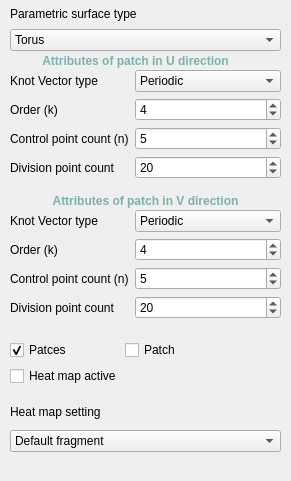
   <widget class="QWidget" name="page_8">
    <property name="geometry">
     <rect>
      <x>0</x>
      <y>0</y>
      <width>291</width>
      <height>481</height>
     </rect>
    </property>
    <attribute name="label">
     <string>Settings of point cloud around surface</string>
    </attribute>
    <widget class="QLabel" name="label_39">
     <property name="geometry">
      <rect>
       <x>10</x>
       <y>50</y>
       <width>251</width>
       <height>21</height>
      </rect>
     </property>
     <property name="styleSheet">
      <string notr="true">QLabel {
	font-weight: bold;
	color: #7fb0ac;
}</string>
     </property>
     <property name="text">
      <string>Attributes of patch in U direction</string>
     </property>
     <property name="alignment">
      <set>Qt::AlignCenter</set>
     </property>
    </widget>
    <widget class="QWidget" name="formLayoutWidget_7">
     <property name="geometry">
      <rect>
       <x>10</x>
       <y>70</y>
       <width>271</width>
       <height>114</height>
      </rect>
     </property>
     <layout class="QFormLayout" name="formLayout_8">
      <property name="sizeConstraint">
       <enum>QLayout::SetDefaultConstraint</enum>
      </property>
      <property name="fieldGrowthPolicy">
       <enum>QFormLayout::AllNonFixedFieldsGrow</enum>
      </property>
      <property name="rowWrapPolicy">
       <enum>QFormLayout::DontWrapRows</enum>
      </property>
      <property name="horizontalSpacing">
       <number>6</number>
      </property>
      <property name="verticalSpacing">
       <number>6</number>
      </property>
      <item row="0" column="1">
       <widget class="QComboBox" name="type_u">
        <item>
         <property name="text">
          <string>Periodic</string>
         </property>
        </item>
        <item>
         <property name="text">
          <string>Clamped</string>
         </property>
        </item>
        <item>
         <property name="text">
          <string>Unclamped</string>
         </property>
        </item>
       </widget>
      </item>
      <item row="1" column="0">
       <widget class="QLabel" name="label_25">
        <property name="text">
         <string>Order (k)</string>
        </property>
       </widget>
      </item>
      <item row="1" column="1">
       <widget class="QSpinBox" name="k_u">
        <property name="value">
         <number>4</number>
        </property>
       </widget>
      </item>
      <item row="2" column="0">
       <widget class="QLabel" name="label_26">
        <property name="text">
         <string>Control point count (n)</string>
        </property>
       </widget>
      </item>
      <item row="2" column="1">
       <widget class="QSpinBox" name="n_u">
        <property name="value">
         <number>5</number>
        </property>
       </widget>
      </item>
      <item row="3" column="0">
       <widget class="QLabel" name="label_27">
        <property name="text">
         <string>Division point count</string>
        </property>
       </widget>
      </item>
      <item row="3" column="1">
       <widget class="QSpinBox" name="divPointCount_u">
        <property name="maximum">
         <number>1000</number>
        </property>
        <property name="value">
         <number>20</number>
        </property>
       </widget>
      </item>
      <item row="0" column="0">
       <widget class="QLabel" name="label_24">
        <property name="text">
         <string>Knot Vector type</string>
        </property>
       </widget>
      </item>
     </layout>
    </widget>
    <widget class="QLabel" name="label_40">
     <property name="geometry">
      <rect>
       <x>20</x>
       <y>190</y>
       <width>251</width>
       <height>21</height>
      </rect>
     </property>
     <property name="styleSheet">
      <string notr="true">QLabel {
	font-weight: bold;
	color: #7fb0ac;
}</string>
     </property>
     <property name="text">
      <string>Attributes of patch in V direction</string>
     </property>
     <property name="alignment">
      <set>Qt::AlignCenter</set>
     </property>
    </widget>
    <widget class="QWidget" name="formLayoutWidget_8">
     <property name="geometry">
      <rect>
       <x>10</x>
       <y>210</y>
       <width>271</width>
       <height>114</height>
      </rect>
     </property>
     <layout class="QFormLayout" name="formLayout_9">
      <property name="sizeConstraint">
       <enum>QLayout::SetDefaultConstraint</enum>
      </property>
      <property name="fieldGrowthPolicy">
       <enum>QFormLayout::AllNonFixedFieldsGrow</enum>
      </property>
      <property name="rowWrapPolicy">
       <enum>QFormLayout::DontWrapRows</enum>
      </property>
      <property name="horizontalSpacing">
       <number>6</number>
      </property>
      <property name="verticalSpacing">
       <number>6</number>
      </property>
      <item row="0" column="1">
       <widget class="QComboBox" name="type_v">
        <item>
         <property name="text">
          <string>Periodic</string>
         </property>
        </item>
        <item>
         <property name="text">
          <string>Clamped</string>
         </property>
        </item>
        <item>
         <property name="text">
          <string>Unclamped</string>
         </property>
        </item>
       </widget>
      </item>
      <item row="1" column="0">
       <widget class="QLabel" name="label_28">
        <property name="text">
         <string>Order (k)</string>
        </property>
       </widget>
      </item>
      <item row="1" column="1">
       <widget class="QSpinBox" name="k_v">
        <property name="value">
         <number>4</number>
        </property>
       </widget>
      </item>
      <item row="2" column="0">
       <widget class="QLabel" name="label_29">
        <property name="text">
         <string>Control point count (n)</string>
        </property>
       </widget>
      </item>
      <item row="2" column="1">
       <widget class="QSpinBox" name="n_v">
        <property name="value">
         <number>5</number>
        </property>
       </widget>
      </item>
      <item row="3" column="0">
       <widget class="QLabel" name="label_30">
        <property name="text">
         <string>Division point count</string>
        </property>
       </widget>
      </item>
      <item row="3" column="1">
       <widget class="QSpinBox" name="divPointCount_v">
        <property name="maximum">
         <number>1000</number>
        </property>
        <property name="value">
         <number>20</number>
        </property>
       </widget>
      </item>
      <item row="0" column="0">
       <widget class="QLabel" name="label_31">
        <property name="text">
         <string>Knot Vector type</string>
        </property>
       </widget>
      </item>
     </layout>
    </widget>
    <widget class="QWidget" name="formLayoutWidget_4">
     <property name="geometry">
      <rect>
       <x>10</x>
       <y>0</y>
       <width>271</width>
       <height>51</height>
      </rect>
     </property>
     <layout class="QVBoxLayout" name="verticalLayout">
      <property name="spacing">
       <number>1</number>
      </property>
      <property name="bottomMargin">
       <number>0</number>
      </property>
      <item>
       <widget class="QLabel" name="label_23">
        <property name="text">
         <string>Parametric surface type</string>
        </property>
       </widget>
      </item>
      <item>
       <widget class="QComboBox" name="parSurface">
        <item>
         <property name="text">
          <string>Torus</string>
         </property>
        </item>
        <item>
         <property name="text">
          <string>Sphere</string>
         </property>
        </item>
        <item>
         <property name="text">
          <string>Cylinder</string>
         </property>
        </item>
        <item>
         <property name="text">
          <string>Cone</string>
         </property>
        </item>
        <item>
         <property name="text">
          <string>Pseudosphere</string>
         </property>
        </item>
       </widget>
      </item>
     </layout>
    </widget>
    <widget class="QWidget" name="formLayoutWidget_10">
     <property name="geometry">
      <rect>
       <x>10</x>
       <y>340</y>
       <width>271</width>
       <height>54</height>
      </rect>
     </property>
     <layout class="QFormLayout" name="formLayout_14">
      <property name="horizontalSpacing">
       <number>3</number>
      </property>
      <item row="0" column="0">
       <widget class="QCheckBox" name="showPatches">
        <property name="text">
         <string>Patces</string>
        </property>
        <property name="checked">
         <bool>true</bool>
        </property>
       </widget>
      </item>
      <item row="0" column="1">
       <widget class="QCheckBox" name="showPatch">
        <property name="text">
         <string>Patch</string>
        </property>
       </widget>
      </item>
      <item row="1" column="0">
       <widget class="QCheckBox" name="showHeatMap">
        <property name="text">
         <string>Heat map active</string>
        </property>
       </widget>
      </item>
     </layout>
    </widget>
    <widget class="QWidget" name="verticalLayoutWidget_4">
     <property name="geometry">
      <rect>
       <x>10</x>
       <y>400</y>
       <width>271</width>
       <height>52</height>
      </rect>
     </property>
     <layout class="QVBoxLayout" name="verticalLayout_7">
      <item>
       <widget class="QLabel" name="label_46">
        <property name="text">
         <string>Heat map setting</string>
        </property>
       </widget>
      </item>
      <item>
       <widget class="QComboBox" name="heatmap">
        <item>
         <property name="text">
          <string>Default fragment</string>
         </property>
        </item>
        <item>
         <property name="text">
          <string>Normal length fragment</string>
         </property>
        </item>
        <item>
         <property name="text">
          <string>Gaussian curvature fragment</string>
         </property>
        </item>
        <item>
         <property name="text">
          <string>Mean curvature fragment</string>
         </property>
        </item>
        <item>
         <property name="text">
          <string>Willmore energy fragmen</string>
         </property>
        </item>
        <item>
         <property name="text">
          <string>Log willmore energy fragment</string>
         </property>
        </item>
        <item>
         <property name="text">
          <string>Umbilic deviation energy fragment</string>
         </property>
        </item>
        <item>
         <property name="text">
          <string>Log Umbilic deviation energy fragment</string>
         </property>
        </item>
        <item>
         <property name="text">
          <string>Total curvature energy fragment</string>
         </property>
        </item>
        <item>
         <property name="text">
          <string>Log total curvature energy fragment</string>
         </property>
        </item>
       </widget>
      </item>
     </layout>
    </widget>
   </widget>
